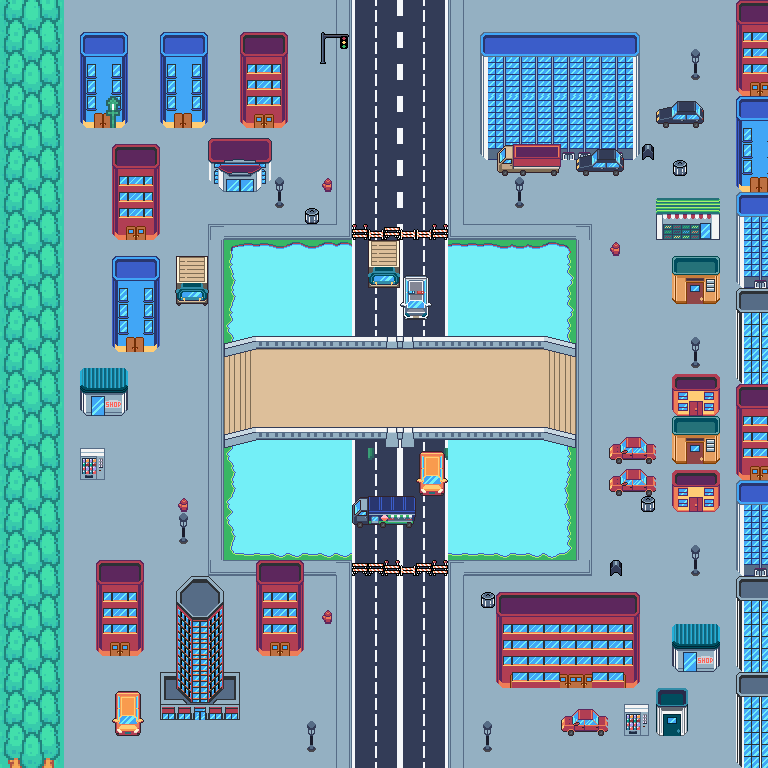

A 2D game scene composited from a Tiled map and its tileset images. What follows is a short description and the map's XML, with each tile layer's data collapsed to a summary:
An orthogonal 48x48 tile map with 16x16 px tiles, 3 tile layers (BackGround, FirstDetails, SecondDetails), 3 tilesets and 54 objects.

<map version="1.10" tiledversion="1.10.1" class="Map" orientation="orthogonal" renderorder="right-down" width="48" height="48" tilewidth="16" tileheight="16" infinite="0" nextlayerid="7" nextobjectid="114">
 <tileset firstgid="1" name="Plaza" tilewidth="16" tileheight="16" tilecount="1944" columns="54">
  <image source="Plaza.png" width="864" height="576" />
 </tileset>
 <tileset firstgid="1945" name="Props" tilewidth="16" tileheight="16" tilecount="210" columns="14">
  <image source="Props.png" width="239" height="255" />
 </tileset>
 <tileset firstgid="2155" name="CP_V1.0.4" tilewidth="16" tileheight="16" tilecount="4096" columns="64">
  <image source="CP_V1.0.4.png" width="1024" height="1024" />
 </tileset>
 <layer id="2" name="BackGround" width="48" height="48">
  <properties>
   <property name="Draw" type="bool" value="true" />
  </properties>
  <data>[2304 cells, 2304 non-empty, 53 distinct tile ids]</data>
 </layer>
 <layer id="1" name="FirstDetails" width="48" height="48">
  <properties>
   <property name="Draw" type="bool" value="true" />
  </properties>
  <data>[2304 cells, 830 non-empty, 251 distinct tile ids]</data>
 </layer>
 <layer id="3" name="SecondDetails" width="48" height="48">
  <properties>
   <property name="Draw" type="bool" value="true" />
  </properties>
  <data>[2304 cells, 155 non-empty, 87 distinct tile ids]</data>
 </layer>
 <objectgroup id="4" name="Wall">
  <object id="1" x="0" y="0" width="64" height="768" />
  <object id="2" x="736" y="0" width="32" height="768" />
  <object id="3" x="351.333" y="222.667" width="96.6667" height="15.3333" />
  <object id="4" x="208" y="137.333" width="63.3333" height="55.3333" />
  <object id="6" x="239.333" y="49.6667" width="48.6667" height="77.6667" />
  <object id="8" x="304" y="206.667" width="16" height="15.3333" />
  <object id="9" x="575.333" y="158" width="50" height="17.3333" />
  <object id="10" x="496.667" y="158.667" width="63.3333" height="15.3333" />
  <object id="15" x="640" y="142" width="16" height="18" />
  <object id="19" x="640" y="494.667" width="16" height="17.3333" />
  <object id="21" x="224" y="238.667" width="352.667" height="108.667" />
  <object id="22" x="672" y="623.333" width="46.6667" height="46.6667" />
  <object id="24" x="673.333" y="470" width="45.3333" height="41.3333" />
  <object id="25" x="496" y="609.667" width="142.667" height="77.6667" />
  <object id="26" x="655.333" y="689.333" width="31.3333" height="48" />
  <object id="28" x="160" y="640.333" width="78.6667" height="79" />
  <object id="36" x="80" y="449.333" width="32" height="30.6667" />
  <object id="48" x="64" y="767" width="288" height="1" />
  <object id="49" x="448" y="767" width="288" height="1" />
  <object id="50" x="448" y="0" width="288" height="1" />
  <object id="51" x="64" y="0" width="288" height="1" />
  <object id="53" x="480" y="49" width="160" height="111" />
  <object id="84" x="673.333" y="416.667" width="45.3333" height="45.3333" />
  <object id="85" x="673.333" y="374.667" width="45.3333" height="41.3333" />
  <object id="86" x="673.333" y="256.667" width="45.3333" height="46" />
  <object id="87" x="160.333" y="49.8333" width="48.6667" height="77.6667" />
  <object id="88" x="79.6666" y="48.5" width="48.6667" height="77.6667" />
  <object id="89" x="110.333" y="271.833" width="48.6667" height="77.6667" />
  <object id="90" x="95" y="577.833" width="48.6667" height="77.6667" />
  <object id="91" x="255" y="576.5" width="48.6667" height="77.6667" />
  <object id="92" x="111" y="159.833" width="48.6667" height="80.3334" />
  <object id="93" x="351.667" y="560.333" width="96.6667" height="15.3333" />
  <object id="94" x="624" y="705.333" width="32" height="30.6667" />
  <object id="95" x="656" y="195" width="64" height="46" />
  <object id="96" x="81.3333" y="369" width="45.3333" height="46" />
  <object id="97" x="320" y="177" width="16" height="15.3333" />
  <object id="98" x="608" y="241" width="16" height="15.3333" />
  <object id="99" x="608" y="559.667" width="16" height="15.3333" />
  <object id="100" x="479.333" y="593" width="16" height="15.3333" />
  <object id="101" x="320" y="609" width="16" height="15.3333" />
  <object id="102" x="175.333" y="497.667" width="16" height="15.3333" />
  <object id="103" x="673.333" y="159.667" width="16" height="15.3333" />
  <object id="107" x="224.333" y="428.334" width="352.667" height="131.333" />
  <object id="108" x="176.667" y="256.333" width="30" height="46" />
  <object id="109" x="113.667" y="691" width="26.6667" height="46" />
  <object id="110" x="561" y="703.667" width="48.6667" height="34" />
  <object id="111" x="607.667" y="433" width="48.6667" height="62" />
  <object id="112" x="655.667" y="96.3333" width="48.6667" height="30.6667" />
 </objectgroup>
 <objectgroup id="5" name="ChangeScene">
  <object id="54" x="352" y="0" width="96" height="1" />
  <object id="55" x="352" y="767" width="96" height="1" />
  <object id="56" x="225.333" y="188.667" width="27.6667" height="3" />
  <object id="57" x="561" y="688.333" width="29.3333" height="3" />
  <object id="58" x="87.3333" y="415.667" width="22" height="3" />
  <object id="113" x="184.833" y="719.167" width="27.6667" height="3" />
 </objectgroup>
</map>
